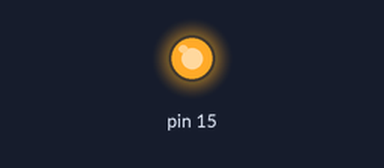
The sketch below on a simulated Arduino Uno, built with avr-gcc and run on an emulated ATmega328P. Parts: output pins drawn as LEDs (lit = HIGH).

Above: at 0.1 s.
Timing chart, 0 to 1.6 s (numbered marks = the images above):
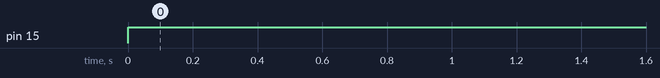

Measured:
- by itself, pin 15: LOW → HIGH at 0.00 s

The sketch:

buzzer.ino
```cpp
void setup() {
  // put your setup code here, to run once:
  pinMode(15,OUTPUT);

}

void loop() {
  // put your main code here, to run repeatedly:
  digitalWrite(15,HIGH);
  delay(200);

}
```
